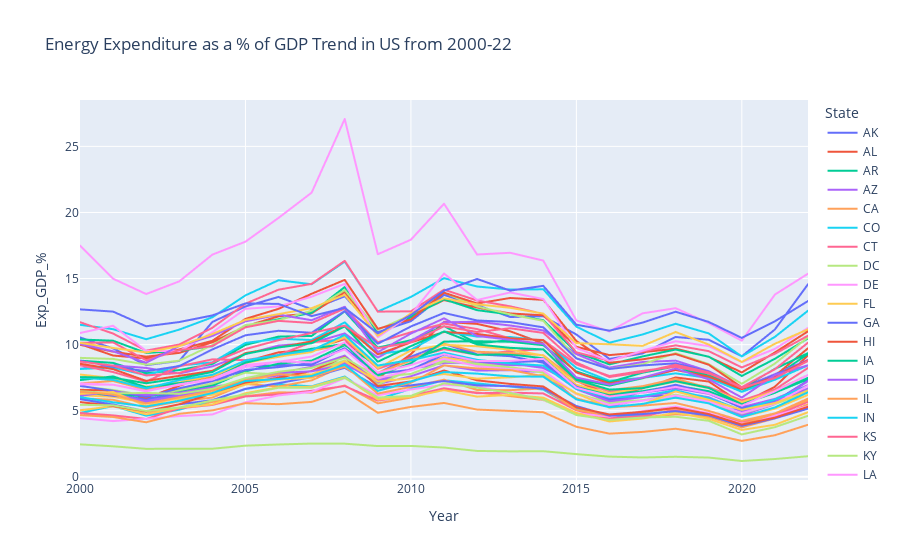

Here is the notebook cell this chart was saved with:
### Markdown cell above
The share of US GDP allocated to energy expenditure has been decreasing since 2011. This trend may be attributed to factors such as increased energy efficiency and a shift towards natural gas. However, a recent upward trend is evident from 2020, which is surprising given the growing adoption of renewable energy technologies and their increasing cost effectiveness.

### Code cell
merged_exp_data_noUS=merged_exp_data[merged_exp_data["State"]!="US"]
fig_all = px.line(
    merged_exp_data_noUS, 
    x='Year', 
    y='Exp_GDP_%', 
    color='State',  # Group by 'State' with different colors for each state
    title='Energy Expenditure as a % of GDP Trend in US from 2000-22'
)
fig_all.show()

### Figure 1 — Plotly figure (JSON) as saved in the notebook; plotly's stock layout.template omitted (floating-point values rounded to 4 significant figures)
{"data": [{"hovertemplate": "State=AK<br>Year=%{x}<br>Exp_GDP_%=%{y}<extra></extra>", "legendgroup": "AK", "line": {"color": "#636efa", "dash": "solid"}, "marker": {"symbol": "circle"}, "mode": "lines", "name": "AK", "showlegend": true, "type": "scattergl", "x": [2000, 2001, 2002, 2003, 2004, 2005, 2006, 2007, 2008, 2009, 2010, 2011, 2012, 2013, 2014, 2015, 2016, 2017, 2018, 2019, 2020, 2021, 2022], "xaxis": "x", "y": [10.55, 9.72, 8.45, 8.77, 11.72, 12.89, 13.61, 12.68, 13.66, 10.94, 11.78, 13.76, 12.99, 12.09, 12.15, 10.77, 8.92, 9.33, 10.58, 10.37, 9.12, 11.15, 14.57], "yaxis": "y"}, {"hovertemplate": "State=AL<br>Year=%{x}<br>Exp_GDP_%=%{y}<extra></extra>", "legendgroup": "AL", "line": {"color": "#EF553B", "dash": "solid"}, "marker": {"symbol": "circle"}, "mode": "lines", "name": "AL", "showlegend": true, "type": "scattergl", "x": [2000, 2001, 2002, 2003, 2004, 2005, 2006, 2007, 2008, 2009, 2010, 2011, 2012, 2013, 2014, 2015, 2016, 2017, 2018, 2019, 2020, 2021, 2022], "xaxis": "x", "y": [9.99, 9.47, 9.09, 9.38, 10.18, 11.4, 12.14, 12.37, 13.98, 10.82, 12.18, 13.37, 12.81, 12.36, 12.22, 9.84, 9.21, 9.43, 9.7, 9.08, 7.9, 9.41, 11.01], "yaxis": "y"}, {"hovertemplate": "State=AR<br>Year=%{x}<br>Exp_GDP_%=%{y}<extra></extra>", "legendgroup": "AR", "line": {"color": "#00cc96", "dash": "solid"}, "marker": {"symbol": "circle"}, "mode": "lines", "name": "AR", "showlegend": true, "type": "scattergl", "x": [2000, 2001, 2002, 2003, 2004, 2005, 2006, 2007, 2008, 2009, 2010, 2011, 2012, 2013, 2014, 2015, 2016, 2017, 2018, 2019, 2020, 2021, 2022], "xaxis": "x", "y": [10.39, 10.3, 9.37, 9.54, 9.88, 11.43, 11.92, 12.41, 14.36, 10.81, 12.1, 13.43, 12.61, 12.28, 11.85, 9.42, 8.51, 9.11, 9.63, 9.09, 7.63, 8.93, 10.48], "yaxis": "y"}, {"hovertemplate": "State=AZ<br>Year=%{x}<br>Exp_GDP_%=%{y}<extra></extra>", "legendgroup": "AZ", "line": {"color": "#ab63fa", "dash": "solid"}, "marker": {"symbol": "circle"}, "mode": "lines", "name": "AZ", "showlegend": true, "type": "scattergl", "x": [2000, 2001, 2002, 2003, 2004, 2005, 2006, 2007, 2008, 2009, 2010, 2011, 2012, 2013, 2014, 2015, 2016, 2017, 2018, 2019, 2020, 2021, 2022], "xaxis": "x", "y": [6.41, 6.17, 5.78, 6.14, 6.68, 7.31, 7.67, 7.71, 8.58, 7.13, 8.11, 9.04, 8.77, 8.58, 8.24, 6.94, 6.24, 6.37, 6.7, 6.28, 5.27, 5.9, 6.93], "yaxis": "y"}, {"hovertemplate": "State=CA<br>Year=%{x}<br>Exp_GDP_%=%{y}<extra></extra>", "legendgroup": "CA", "line": {"color": "#FFA15A", "dash": "solid"}, "marker": {"symbol": "circle"}, "mode": "lines", "name": "CA", "showlegend": true, "type": "scattergl", "x": [2000, 2001, 2002, 2003, 2004, 2005, 2006, 2007, 2008, 2009, 2010, 2011, 2012, 2013, 2014, 2015, 2016, 2017, 2018, 2019, 2020, 2021, 2022], "xaxis": "x", "y": [5.04, 5.32, 4.91, 5.22, 5.67, 6.1, 6.39, 6.37, 6.91, 5.56, 6, 6.62, 6.38, 6.11, 5.81, 4.83, 4.3, 4.5, 4.74, 4.55, 3.74, 4.42, 5.49], "yaxis": "y"}, {"hovertemplate": "State=CO<br>Year=%{x}<br>Exp_GDP_%=%{y}<extra></extra>", "legendgroup": "CO", "line": {"color": "#19d3f3", "dash": "solid"}, "marker": {"symbol": "circle"}, "mode": "lines", "name": "CO", "showlegend": true, "type": "scattergl", "x": [2000, 2001, 2002, 2003, 2004, 2005, 2006, 2007, 2008, 2009, 2010, 2011, 2012, 2013, 2014, 2015, 2016, 2017, 2018, 2019, 2020, 2021, 2022], "xaxis": "x", "y": [4.83, 5.36, 4.63, 5.08, 5.8, 6.64, 7, 6.85, 7.59, 5.87, 6.65, 7.31, 7.07, 6.83, 6.61, 5.11, 4.57, 4.73, 5, 4.71, 3.88, 4.61, 5.77], "yaxis": "y"}, {"hovertemplate": "State=CT<br>Year=%{x}<br>Exp_GDP_%=%{y}<extra></extra>", "legendgroup": "CT", "line": {"color": "#FF6692", "dash": "solid"}, "marker": {"symbol": "circle"}, "mode": "lines", "name": "CT", "showlegend": true, "type": "scattergl", "x": [2000, 2001, 2002, 2003, 2004, 2005, 2006, 2007, 2008, 2009, 2010, 2011, 2012, 2013, 2014, 2015, 2016, 2017, 2018, 2019, 2020, 2021, 2022], "xaxis": "x", "y": [4.83, 4.65, 4.38, 5.19, 5.44, 6.08, 6.24, 6.51, 6.87, 5.77, 6.12, 6.7, 6.33, 6.37, 6.31, 5.04, 4.44, 4.59, 5.07, 4.76, 4.18, 4.63, 5.68], "yaxis": "y"}, {"hovertemplate": "State=DC<br>Year=%{x}<br>Exp_GDP_%=%{y}<extra></extra>", "legendgroup": "DC", "line": {"color": "#B6E880", "dash": "solid"}, "marker": {"symbol": "circle"}, "mode": "lines", "name": "DC", "showlegend": true, "type": "scattergl", "x": [2000, 2001, 2002, 2003, 2004, 2005, 2006, 2007, 2008, 2009, 2010, 2011, 2012, 2013, 2014, 2015, 2016, 2017, 2018, 2019, 2020, 2021, 2022], "xaxis": "x", "y": [2.46, 2.31, 2.12, 2.13, 2.13, 2.36, 2.45, 2.52, 2.51, 2.33, 2.34, 2.22, 1.96, 1.93, 1.94, 1.72, 1.53, 1.47, 1.52, 1.46, 1.2, 1.35, 1.56], "yaxis": "y"}, {"hovertemplate": "State=DE<br>Year=%{x}<br>Exp_GDP_%=%{y}<extra></extra>", "legendgroup": "DE", "line": {"color": "#FF97FF", "dash": "solid"}, "marker": {"symbol": "circle"}, "mode": "lines", "name": "DE", "showlegend": true, "type": "scattergl", "x": [2000, 2001, 2002, 2003, 2004, 2005, 2006, 2007, 2008, 2009, 2010, 2011, 2012, 2013, 2014, 2015, 2016, 2017, 2018, 2019, 2020, 2021, 2022], "xaxis": "x", "y": [4.44, 4.22, 4.39, 4.6, 4.72, 5.64, 6.16, 6.43, 7.47, 6.17, 6.61, 6.97, 6.82, 6.41, 5.82, 4.82, 4.55, 4.97, 5.32, 4.82, 4.01, 4.64, 5.34], "yaxis": "y"}, {"hovertemplate": "State=FL<br>Year=%{x}<br>Exp_GDP_%=%{y}<extra></extra>", "legendgroup": "FL", "line": {"color": "#FECB52", "dash": "solid"}, "marker": {"symbol": "circle"}, "mode": "lines", "name": "FL", "showlegend": true, "type": "scattergl", "x": [2000, 2001, 2002, 2003, 2004, 2005, 2006, 2007, 2008, 2009, 2010, 2011, 2012, 2013, 2014, 2015, 2016, 2017, 2018, 2019, 2020, 2021, 2022], "xaxis": "x", "y": [6.17, 6.06, 5.59, 5.91, 6.36, 7.09, 7.84, 7.74, 8.79, 7.37, 8.07, 9.02, 8.66, 8.29, 7.97, 6.28, 5.54, 5.8, 6.06, 5.56, 4.52, 5.16, 6.2], "yaxis": "y"}, {"hovertemplate": "State=GA<br>Year=%{x}<br>Exp_GDP_%=%{y}<extra></extra>", "legendgroup": "GA", "line": {"color": "#636efa", "dash": "solid"}, "marker": {"symbol": "circle"}, "mode": "lines", "name": "GA", "showlegend": true, "type": "scattergl", "x": [2000, 2001, 2002, 2003, 2004, 2005, 2006, 2007, 2008, 2009, 2010, 2011, 2012, 2013, 2014, 2015, 2016, 2017, 2018, 2019, 2020, 2021, 2022], "xaxis": "x", "y": [6.44, 6.13, 5.9, 6.31, 7, 8.33, 8.45, 8.46, 9.73, 7.84, 9.09, 10.06, 9.27, 9.13, 8.63, 6.65, 5.83, 6.09, 6.15, 5.66, 4.87, 5.5, 6.64], "yaxis": "y"}, {"hovertemplate": "State=HI<br>Year=%{x}<br>Exp_GDP_%=%{y}<extra></extra>", "legendgroup": "HI", "line": {"color": "#EF553B", "dash": "solid"}, "marker": {"symbol": "circle"}, "mode": "lines", "name": "HI", "showlegend": true, "type": "scattergl", "x": [2000, 2001, 2002, 2003, 2004, 2005, 2006, 2007, 2008, 2009, 2010, 2011, 2012, 2013, 2014, 2015, 2016, 2017, 2018, 2019, 2020, 2021, 2022], "xaxis": "x", "y": [6.58, 6.54, 5.98, 6.89, 7.65, 8.73, 9.42, 9.64, 10.42, 7.45, 9.29, 11.73, 11.57, 11.01, 10.09, 7.26, 6.19, 6.69, 7.52, 7.21, 5.55, 6.82, 9.19], "yaxis": "y"}, {"hovertemplate": "State=IA<br>Year=%{x}<br>Exp_GDP_%=%{y}<extra></extra>", "legendgroup": "IA", "line": {"color": "#00cc96", "dash": "solid"}, "marker": {"symbol": "circle"}, "mode": "lines", "name": "IA", "showlegend": true, "type": "scattergl", "x": [2000, 2001, 2002, 2003, 2004, 2005, 2006, 2007, 2008, 2009, 2010, 2011, 2012, 2013, 2014, 2015, 2016, 2017, 2018, 2019, 2020, 2021, 2022], "xaxis": "x", "y": [8.79, 8.62, 7.84, 8.08, 8.54, 9.98, 10.61, 10.66, 12.52, 9.77, 10.34, 11.4, 10.1, 10.34, 10.05, 7.39, 6.9, 7.46, 8.13, 7.65, 6.44, 7.58, 9.3], "yaxis": "y"}, {"hovertemplate": "State=ID<br>Year=%{x}<br>Exp_GDP_%=%{y}<extra></extra>", "legendgroup": "ID", "line": {"color": "#ab63fa", "dash": "solid"}, "marker": {"symbol": "circle"}, "mode": "lines", "name": "ID", "showlegend": true, "type": "scattergl", "x": [2000, 2001, 2002, 2003, 2004, 2005, 2006, 2007, 2008, 2009, 2010, 2011, 2012, 2013, 2014, 2015, 2016, 2017, 2018, 2019, 2020, 2021, 2022], "xaxis": "x", "y": [8.18, 8.43, 8.24, 7.82, 8.36, 9.28, 9.93, 10.12, 10.85, 9.03, 10.3, 11.69, 11.73, 11.45, 11.08, 9.28, 8.26, 8.69, 8.79, 7.99, 6.74, 7.77, 8.85], "yaxis": "y"}, {"hovertemplate": "State=IL<br>Year=%{x}<br>Exp_GDP_%=%{y}<extra></extra>", "legendgroup": "IL", "line": {"color": "#FFA15A", "dash": "solid"}, "marker": {"symbol": "circle"}, "mode": "lines", "name": "IL", "showlegend": true, "type": "scattergl", "x": [2000, 2001, 2002, 2003, 2004, 2005, 2006, 2007, 2008, 2009, 2010, 2011, 2012, 2013, 2014, 2015, 2016, 2017, 2018, 2019, 2020, 2021, 2022], "xaxis": "x", "y": [5.94, 5.83, 5.25, 5.71, 6, 7.03, 6.83, 7.3, 8.43, 6.3, 6.81, 7.35, 6.57, 6.56, 6.69, 5.07, 4.62, 4.9, 5.18, 4.75, 3.97, 4.79, 5.92], "yaxis": "y"}, {"hovertemplate": "State=IN<br>Year=%{x}<br>Exp_GDP_%=%{y}<extra></extra>", "legendgroup": "IN", "line": {"color": "#19d3f3", "dash": "solid"}, "marker": {"symbol": "circle"}, "mode": "lines", "name": "IN", "showlegend": true, "type": "scattergl", "x": [2000, 2001, 2002, 2003, 2004, 2005, 2006, 2007, 2008, 2009, 2010, 2011, 2012, 2013, 2014, 2015, 2016, 2017, 2018, 2019, 2020, 2021, 2022], "xaxis": "x", "y": [8.16, 8.27, 7.69, 8.41, 8.66, 10.13, 10.45, 10.35, 11.69, 9.29, 9.61, 11, 10.61, 10.58, 10.31, 8.25, 7.27, 7.49, 7.83, 7.48, 6.43, 7.35, 8.43], "yaxis": "y"}, {"hovertemplate": "State=KS<br>Year=%{x}<br>Exp_GDP_%=%{y}<extra></extra>", "legendgroup": "KS", "line": {"color": "#FF6692", "dash": "solid"}, "marker": {"symbol": "circle"}, "mode": "lines", "name": "KS", "showlegend": true, "type": "scattergl", "x": [2000, 2001, 2002, 2003, 2004, 2005, 2006, 2007, 2008, 2009, 2010, 2011, 2012, 2013, 2014, 2015, 2016, 2017, 2018, 2019, 2020, 2021, 2022], "xaxis": "x", "y": [8.44, 7.93, 7.21, 8.36, 8.89, 8.83, 9.23, 10.18, 10.42, 8.18, 8.99, 9.66, 9.24, 9.51, 9.65, 7.22, 6.49, 6.73, 7.26, 6.79, 5.78, 6.61, 8.24], "yaxis": "y"}, {"hovertemplate": "State=KY<br>Year=%{x}<br>Exp_GDP_%=%{y}<extra></extra>", "legendgroup": "KY", "line": {"color": "#B6E880", "dash": "solid"}, "marker": {"symbol": "circle"}, "mode": "lines", "name": "KY", "showlegend": true, "type": "scattergl", "x": [2000, 2001, 2002, 2003, 2004, 2005, 2006, 2007, 2008, 2009, 2010, 2011, 2012, 2013, 2014, 2015, 2016, 2017, 2018, 2019, 2020, 2021, 2022], "xaxis": "x", "y": [9, 8.92, 8.49, 8.79, 9.97, 11.48, 11.85, 12.57, 14.13, 11.12, 12.25, 13.94, 12.89, 12.29, 11.8, 8.98, 8.17, 8.52, 9.36, 8.53, 7.04, 8.57, 10.56], "yaxis": "y"}, {"hovertemplate": "State=LA<br>Year=%{x}<br>Exp_GDP_%=%{y}<extra></extra>", "legendgroup": "LA", "line": {"color": "#FF97FF", "dash": "solid"}, "marker": {"symbol": "circle"}, "mode": "lines", "name": "LA", "showlegend": true, "type": "scattergl", "x": [2000, 2001, 2002, 2003, 2004, 2005, 2006, 2007, 2008, 2009, 2010, 2011, 2012, 2013, 2014, 2015, 2016, 2017, 2018, 2019, 2020, 2021, 2022], "xaxis": "x", "y": [17.49, 14.99, 13.83, 14.79, 16.81, 17.79, 19.59, 21.5, 27.07, 16.84, 17.94, 20.66, 16.82, 16.95, 16.36, 11.83, 11, 12.37, 12.76, 11.63, 10.3, 13.79, 15.37], "yaxis": "y"}, {"hovertemplate": "State=MA<br>Year=%{x}<br>Exp_GDP_%=%{y}<extra></extra>", "legendgroup": "MA", "line": {"color": "#FECB52", "dash": "solid"}, "marker": {"symbol": "circle"}, "mode": "lines", "name": "MA", "showlegend": true, "type": "scattergl", "x": [2000, 2001, 2002, 2003, 2004, 2005, 2006, 2007, 2008, 2009, 2010, 2011, 2012, 2013, 2014, 2015, 2016, 2017, 2018, 2019, 2020, 2021, 2022], "xaxis": "x", "y": [5.02, 5.36, 4.73, 5.23, 5.48, 6.33, 6.78, 6.82, 7.53, 5.84, 6.05, 6.56, 6.07, 6.2, 5.99, 4.84, 4.19, 4.41, 4.85, 4.39, 3.55, 3.94, 4.89], "yaxis": "y"}, {"hovertemplate": "State=MD<br>Year=%{x}<br>Exp_GDP_%=%{y}<extra></extra>", "legendgroup": "MD", "line": {"color": "#636efa", "dash": "solid"}, "marker": {"symbol": "circle"}, "mode": "lines", "name": "MD", "showlegend": true, "type": "scattergl", "x": [2000, 2001, 2002, 2003, 2004, 2005, 2006, 2007, 2008, 2009, 2010, 2011, 2012, 2013, 2014, 2015, 2016, 2017, 2018, 2019, 2020, 2021, 2022], "xaxis": "x", "y": [5.88, 5.47, 4.97, 5.49, 5.8, 6.66, 7.09, 7.54, 8.25, 6.75, 6.92, 7.25, 6.92, 6.86, 6.68, 5.36, 4.63, 4.75, 4.97, 4.65, 3.86, 4.43, 5.16], "yaxis": "y"}, {"hovertemplate": "State=ME<br>Year=%{x}<br>Exp_GDP_%=%{y}<extra></extra>", "legendgroup": "ME", "line": {"color": "#EF553B", "dash": "solid"}, "marker": {"symbol": "circle"}, "mode": "lines", "name": "ME", "showlegend": true, "type": "scattergl", "x": [2000, 2001, 2002, 2003, 2004, 2005, 2006, 2007, 2008, 2009, 2010, 2011, 2012, 2013, 2014, 2015, 2016, 2017, 2018, 2019, 2020, 2021, 2022], "xaxis": "x", "y": [10.04, 9.18, 8.96, 9.64, 10.29, 11.95, 12.71, 13.85, 14.9, 11.2, 11.91, 13.93, 13.12, 13.53, 13.39, 10.28, 8.63, 8.89, 9.29, 8.48, 6.77, 7.64, 9.73], "yaxis": "y"}, {"hovertemplate": "State=MI<br>Year=%{x}<br>Exp_GDP_%=%{y}<extra></extra>", "legendgroup": "MI", "line": {"color": "#00cc96", "dash": "solid"}, "marker": {"symbol": "circle"}, "mode": "lines", "name": "MI", "showlegend": true, "type": "scattergl", "x": [2000, 2001, 2002, 2003, 2004, 2005, 2006, 2007, 2008, 2009, 2010, 2011, 2012, 2013, 2014, 2015, 2016, 2017, 2018, 2019, 2020, 2021, 2022], "xaxis": "x", "y": [6.31, 6.24, 6.09, 6.41, 6.89, 7.98, 8.56, 8.79, 9.96, 8.42, 8.85, 9.77, 9.23, 9.27, 8.97, 6.89, 6.26, 6.48, 6.91, 6.48, 5.49, 6.37, 7.39], "yaxis": "y"}, {"hovertemplate": "State=MN<br>Year=%{x}<br>Exp_GDP_%=%{y}<extra></extra>", "legendgroup": "MN", "line": {"color": "#ab63fa", "dash": "solid"}, "marker": {"symbol": "circle"}, "mode": "lines", "name": "MN", "showlegend": true, "type": "scattergl", "x": [2000, 2001, 2002, 2003, 2004, 2005, 2006, 2007, 2008, 2009, 2010, 2011, 2012, 2013, 2014, 2015, 2016, 2017, 2018, 2019, 2020, 2021, 2022], "xaxis": "x", "y": [6.35, 6.31, 5.71, 6.17, 6.54, 7.46, 7.86, 8.33, 9.17, 7.02, 7.61, 8.44, 8.04, 8.07, 7.92, 5.87, 5.39, 5.79, 6.12, 5.73, 4.66, 5.49, 6.69], "yaxis": "y"}, {"hovertemplate": "State=MO<br>Year=%{x}<br>Exp_GDP_%=%{y}<extra></extra>", "legendgroup": "MO", "line": {"color": "#FFA15A", "dash": "solid"}, "marker": {"symbol": "circle"}, "mode": "lines", "name": "MO", "showlegend": true, "type": "scattergl", "x": [2000, 2001, 2002, 2003, 2004, 2005, 2006, 2007, 2008, 2009, 2010, 2011, 2012, 2013, 2014, 2015, 2016, 2017, 2018, 2019, 2020, 2021, 2022], "xaxis": "x", "y": [7.07, 7.25, 6.6, 7.01, 7.48, 8.65, 9.08, 9.52, 10.04, 7.88, 8.79, 10.07, 9.46, 9.38, 9.2, 7.24, 6.56, 6.86, 7.42, 6.73, 5.64, 6.51, 7.71], "yaxis": "y"}, {"hovertemplate": "State=MS<br>Year=%{x}<br>Exp_GDP_%=%{y}<extra></extra>", "legendgroup": "MS", "line": {"color": "#19d3f3", "dash": "solid"}, "marker": {"symbol": "circle"}, "mode": "lines", "name": "MS", "showlegend": true, "type": "scattergl", "x": [2000, 2001, 2002, 2003, 2004, 2005, 2006, 2007, 2008, 2009, 2010, 2011, 2012, 2013, 2014, 2015, 2016, 2017, 2018, 2019, 2020, 2021, 2022], "xaxis": "x", "y": [11.5, 11.17, 10.41, 11.14, 12.07, 13.73, 14.87, 14.57, 16.28, 12.51, 13.61, 15.03, 14.4, 14.17, 14.19, 11.36, 10.15, 10.77, 11.58, 10.85, 9.11, 10.59, 12.57], "yaxis": "y"}, {"hovertemplate": "State=MT<br>Year=%{x}<br>Exp_GDP_%=%{y}<extra></extra>", "legendgroup": "MT", "line": {"color": "#FF6692", "dash": "solid"}, "marker": {"symbol": "circle"}, "mode": "lines", "name": "MT", "showlegend": true, "type": "scattergl", "x": [2000, 2001, 2002, 2003, 2004, 2005, 2006, 2007, 2008, 2009, 2010, 2011, 2012, 2013, 2014, 2015, 2016, 2017, 2018, 2019, 2020, 2021, 2022], "xaxis": "x", "y": [11.7, 10.84, 9.55, 10.01, 11.28, 13.1, 14.16, 14.6, 16.34, 12.5, 12.52, 14.16, 13.34, 12.9, 12.33, 9.42, 8.78, 9.48, 9.95, 9.51, 8.28, 9.31, 10.68], "yaxis": "y"}, {"hovertemplate": "State=NC<br>Year=%{x}<br>Exp_GDP_%=%{y}<extra></extra>", "legendgroup": "NC", "line": {"color": "#B6E880", "dash": "solid"}, "marker": {"symbol": "circle"}, "mode": "lines", "name": "NC", "showlegend": true, "type": "scattergl", "x": [2000, 2001, 2002, 2003, 2004, 2005, 2006, 2007, 2008, 2009, 2010, 2011, 2012, 2013, 2014, 2015, 2016, 2017, 2018, 2019, 2020, 2021, 2022], "xaxis": "x", "y": [6.87, 6.57, 6.16, 6.55, 7.06, 7.88, 7.75, 8.01, 8.81, 6.97, 8.12, 8.8, 8.43, 8.26, 7.97, 6.25, 5.67, 5.79, 6.21, 5.77, 4.79, 5.5, 6.43], "yaxis": "y"}, {"hovertemplate": "State=ND<br>Year=%{x}<br>Exp_GDP_%=%{y}<extra></extra>", "legendgroup": "ND", "line": {"color": "#FF97FF", "dash": "solid"}, "marker": {"symbol": "circle"}, "mode": "lines", "name": "ND", "showlegend": true, "type": "scattergl", "x": [2000, 2001, 2002, 2003, 2004, 2005, 2006, 2007, 2008, 2009, 2010, 2011, 2012, 2013, 2014, 2015, 2016, 2017, 2018, 2019, 2020, 2021, 2022], "xaxis": "x", "y": [10.88, 11.43, 9.53, 9.51, 10.93, 12.71, 12.89, 13.63, 14.6, 10.56, 12.27, 15.38, 13.38, 13.95, 13.45, 9.75, 8.77, 9.54, 10.26, 9.89, 8.68, 9.68, 11.27], "yaxis": "y"}, {"hovertemplate": "State=NE<br>Year=%{x}<br>Exp_GDP_%=%{y}<extra></extra>", "legendgroup": "NE", "line": {"color": "#FECB52", "dash": "solid"}, "marker": {"symbol": "circle"}, "mode": "lines", "name": "NE", "showlegend": true, "type": "scattergl", "x": [2000, 2001, 2002, 2003, 2004, 2005, 2006, 2007, 2008, 2009, 2010, 2011, 2012, 2013, 2014, 2015, 2016, 2017, 2018, 2019, 2020, 2021, 2022], "xaxis": "x", "y": [7.74, 7.47, 6.82, 7.14, 7.67, 8.61, 9.1, 9.44, 10.57, 8.23, 9.56, 9.99, 9.88, 9.62, 9.18, 6.96, 6.33, 6.71, 7.21, 6.71, 5.66, 6.46, 7.71], "yaxis": "y"}, {"hovertemplate": "State=NH<br>Year=%{x}<br>Exp_GDP_%=%{y}<extra></extra>", "legendgroup": "NH", "line": {"color": "#636efa", "dash": "solid"}, "marker": {"symbol": "circle"}, "mode": "lines", "name": "NH", "showlegend": true, "type": "scattergl", "x": [2000, 2001, 2002, 2003, 2004, 2005, 2006, 2007, 2008, 2009, 2010, 2011, 2012, 2013, 2014, 2015, 2016, 2017, 2018, 2019, 2020, 2021, 2022], "xaxis": "x", "y": [6.88, 6.51, 6.05, 6.7, 7.24, 8.09, 8.3, 8.61, 9.73, 7.78, 8.11, 9.26, 8.75, 8.67, 8.77, 6.83, 5.92, 6.39, 6.97, 6.34, 5.21, 5.72, 7.28], "yaxis": "y"}, {"hovertemplate": "State=NJ<br>Year=%{x}<br>Exp_GDP_%=%{y}<extra></extra>", "legendgroup": "NJ", "line": {"color": "#EF553B", "dash": "solid"}, "marker": {"symbol": "circle"}, "mode": "lines", "name": "NJ", "showlegend": true, "type": "scattergl", "x": [2000, 2001, 2002, 2003, 2004, 2005, 2006, 2007, 2008, 2009, 2010, 2011, 2012, 2013, 2014, 2015, 2016, 2017, 2018, 2019, 2020, 2021, 2022], "xaxis": "x", "y": [5.66, 5.36, 4.96, 5.49, 6.3, 7.1, 7.5, 8.01, 9.06, 6.87, 7.22, 8.05, 7.3, 7.03, 6.84, 5.26, 4.72, 4.92, 5.22, 4.75, 3.95, 4.48, 5.3], "yaxis": "y"}, {"hovertemplate": "State=NM<br>Year=%{x}<br>Exp_GDP_%=%{y}<extra></extra>", "legendgroup": "NM", "line": {"color": "#00cc96", "dash": "solid"}, "marker": {"symbol": "circle"}, "mode": "lines", "name": "NM", "showlegend": true, "type": "scattergl", "x": [2000, 2001, 2002, 2003, 2004, 2005, 2006, 2007, 2008, 2009, 2010, 2011, 2012, 2013, 2014, 2015, 2016, 2017, 2018, 2019, 2020, 2021, 2022], "xaxis": "x", "y": [7.32, 7.6, 6.77, 7.09, 7.37, 8.64, 9.21, 9.69, 10.06, 7.66, 8.6, 10.23, 10.26, 10.22, 9.96, 7.97, 7.16, 7.88, 8.35, 7.65, 6.71, 8.17, 9.36], "yaxis": "y"}, {"hovertemplate": "State=NV<br>Year=%{x}<br>Exp_GDP_%=%{y}<extra></extra>", "legendgroup": "NV", "line": {"color": "#ab63fa", "dash": "solid"}, "marker": {"symbol": "circle"}, "mode": "lines", "name": "NV", "showlegend": true, "type": "scattergl", "x": [2000, 2001, 2002, 2003, 2004, 2005, 2006, 2007, 2008, 2009, 2010, 2011, 2012, 2013, 2014, 2015, 2016, 2017, 2018, 2019, 2020, 2021, 2022], "xaxis": "x", "y": [6.13, 6.46, 6.2, 6.36, 6.78, 7.25, 7.87, 7.98, 8.51, 7.26, 8.16, 8.62, 8.62, 8.46, 8.41, 6.63, 5.71, 6.04, 6.46, 6.02, 4.99, 5.64, 7.24], "yaxis": "y"}, {"hovertemplate": "State=NY<br>Year=%{x}<br>Exp_GDP_%=%{y}<extra></extra>", "legendgroup": "NY", "line": {"color": "#FFA15A", "dash": "solid"}, "marker": {"symbol": "circle"}, "mode": "lines", "name": "NY", "showlegend": true, "type": "scattergl", "x": [2000, 2001, 2002, 2003, 2004, 2005, 2006, 2007, 2008, 2009, 2010, 2011, 2012, 2013, 2014, 2015, 2016, 2017, 2018, 2019, 2020, 2021, 2022], "xaxis": "x", "y": [4.67, 4.53, 4.13, 4.77, 5.03, 5.57, 5.5, 5.67, 6.47, 4.85, 5.29, 5.59, 5.09, 4.99, 4.89, 3.79, 3.27, 3.4, 3.64, 3.27, 2.72, 3.15, 3.94], "yaxis": "y"}, {"hovertemplate": "State=OH<br>Year=%{x}<br>Exp_GDP_%=%{y}<extra></extra>", "legendgroup": "OH", "line": {"color": "#19d3f3", "dash": "solid"}, "marker": {"symbol": "circle"}, "mode": "lines", "name": "OH", "showlegend": true, "type": "scattergl", "x": [2000, 2001, 2002, 2003, 2004, 2005, 2006, 2007, 2008, 2009, 2010, 2011, 2012, 2013, 2014, 2015, 2016, 2017, 2018, 2019, 2020, 2021, 2022], "xaxis": "x", "y": [7.5, 7.34, 6.69, 7.32, 7.72, 8.8, 9.22, 9.57, 10.73, 8.42, 8.82, 9.4, 8.85, 8.58, 8.42, 6.65, 6, 6.13, 6.55, 5.96, 5.05, 5.85, 6.88], "yaxis": "y"}, {"hovertemplate": "State=OK<br>Year=%{x}<br>Exp_GDP_%=%{y}<extra></extra>", "legendgroup": "OK", "line": {"color": "#FF6692", "dash": "solid"}, "marker": {"symbol": "circle"}, "mode": "lines", "name": "OK", "showlegend": true, "type": "scattergl", "x": [2000, 2001, 2002, 2003, 2004, 2005, 2006, 2007, 2008, 2009, 2010, 2011, 2012, 2013, 2014, 2015, 2016, 2017, 2018, 2019, 2020, 2021, 2022], "xaxis": "x", "y": [10.14, 10.17, 8.82, 9.58, 9.9, 11.31, 11.8, 11.64, 12.73, 10.18, 10.94, 11.59, 11.18, 10.48, 10.35, 8.51, 7.63, 8.02, 8.33, 7.82, 6.79, 8.14, 10.15], "yaxis": "y"}, {"hovertemplate": "State=OR<br>Year=%{x}<br>Exp_GDP_%=%{y}<extra></extra>", "legendgroup": "OR", "line": {"color": "#B6E880", "dash": "solid"}, "marker": {"symbol": "circle"}, "mode": "lines", "name": "OR", "showlegend": true, "type": "scattergl", "x": [2000, 2001, 2002, 2003, 2004, 2005, 2006, 2007, 2008, 2009, 2010, 2011, 2012, 2013, 2014, 2015, 2016, 2017, 2018, 2019, 2020, 2021, 2022], "xaxis": "x", "y": [6.48, 6.31, 6.35, 6.28, 6.66, 7.47, 7.95, 8.24, 9.01, 7.55, 7.79, 8.72, 8.57, 8.29, 7.88, 6.32, 5.57, 5.8, 5.97, 5.67, 4.79, 5.5, 6.55], "yaxis": "y"}, {"hovertemplate": "State=PA<br>Year=%{x}<br>Exp_GDP_%=%{y}<extra></extra>", "legendgroup": "PA", "line": {"color": "#FF97FF", "dash": "solid"}, "marker": {"symbol": "circle"}, "mode": "lines", "name": "PA", "showlegend": true, "type": "scattergl", "x": [2000, 2001, 2002, 2003, 2004, 2005, 2006, 2007, 2008, 2009, 2010, 2011, 2012, 2013, 2014, 2015, 2016, 2017, 2018, 2019, 2020, 2021, 2022], "xaxis": "x", "y": [7.07, 6.97, 6.5, 6.96, 7.36, 8.3, 8.73, 8.66, 9.64, 7.46, 8.05, 8.93, 8.37, 8.15, 8.04, 6.27, 5.44, 5.76, 6.15, 5.7, 4.83, 5.53, 6.9], "yaxis": "y"}, {"hovertemplate": "State=RI<br>Year=%{x}<br>Exp_GDP_%=%{y}<extra></extra>", "legendgroup": "RI", "line": {"color": "#FECB52", "dash": "solid"}, "marker": {"symbol": "circle"}, "mode": "lines", "name": "RI", "showlegend": true, "type": "scattergl", "x": [2000, 2001, 2002, 2003, 2004, 2005, 2006, 2007, 2008, 2009, 2010, 2011, 2012, 2013, 2014, 2015, 2016, 2017, 2018, 2019, 2020, 2021, 2022], "xaxis": "x", "y": [6.27, 6.42, 5.36, 6.03, 6.2, 6.98, 7.37, 7.49, 8.75, 7.21, 7.46, 7.78, 7.43, 7.53, 7.72, 6.32, 5.23, 5.47, 6.46, 5.83, 5.07, 5.58, 6.49], "yaxis": "y"}, {"hovertemplate": "State=SC<br>Year=%{x}<br>Exp_GDP_%=%{y}<extra></extra>", "legendgroup": "SC", "line": {"color": "#636efa", "dash": "solid"}, "marker": {"symbol": "circle"}, "mode": "lines", "name": "SC", "showlegend": true, "type": "scattergl", "x": [2000, 2001, 2002, 2003, 2004, 2005, 2006, 2007, 2008, 2009, 2010, 2011, 2012, 2013, 2014, 2015, 2016, 2017, 2018, 2019, 2020, 2021, 2022], "xaxis": "x", "y": [8.79, 8.33, 7.99, 8.38, 9.64, 10.71, 11.05, 10.9, 12.54, 10.07, 11.38, 12.4, 11.83, 11.71, 11.31, 8.96, 8.16, 8.43, 8.59, 7.95, 6.68, 7.72, 8.8], "yaxis": "y"}, {"hovertemplate": "State=SD<br>Year=%{x}<br>Exp_GDP_%=%{y}<extra></extra>", "legendgroup": "SD", "line": {"color": "#EF553B", "dash": "solid"}, "marker": {"symbol": "circle"}, "mode": "lines", "name": "SD", "showlegend": true, "type": "scattergl", "x": [2000, 2001, 2002, 2003, 2004, 2005, 2006, 2007, 2008, 2009, 2010, 2011, 2012, 2013, 2014, 2015, 2016, 2017, 2018, 2019, 2020, 2021, 2022], "xaxis": "x", "y": [8.56, 8.15, 7.26, 7.64, 8.02, 9.36, 9.79, 10.25, 11.43, 9.27, 10.17, 10.96, 10.81, 10.48, 10.34, 7.9, 7.07, 7.49, 8.09, 7.58, 6.63, 7.6, 8.81], "yaxis": "y"}, {"hovertemplate": "State=TN<br>Year=%{x}<br>Exp_GDP_%=%{y}<extra></extra>", "legendgroup": "TN", "line": {"color": "#00cc96", "dash": "solid"}, "marker": {"symbol": "circle"}, "mode": "lines", "name": "TN", "showlegend": true, "type": "scattergl", "x": [2000, 2001, 2002, 2003, 2004, 2005, 2006, 2007, 2008, 2009, 2010, 2011, 2012, 2013, 2014, 2015, 2016, 2017, 2018, 2019, 2020, 2021, 2022], "xaxis": "x", "y": [7.55, 7.5, 7.08, 7.45, 7.93, 9.3, 9.79, 10.11, 11.38, 8.71, 9.89, 11, 10.02, 9.76, 9.64, 7.34, 6.6, 6.71, 7.24, 6.73, 5.49, 6.36, 7.49], "yaxis": "y"}, {"hovertemplate": "State=TX<br>Year=%{x}<br>Exp_GDP_%=%{y}<extra></extra>", "legendgroup": "TX", "line": {"color": "#ab63fa", "dash": "solid"}, "marker": {"symbol": "circle"}, "mode": "lines", "name": "TX", "showlegend": true, "type": "scattergl", "x": [2000, 2001, 2002, 2003, 2004, 2005, 2006, 2007, 2008, 2009, 2010, 2011, 2012, 2013, 2014, 2015, 2016, 2017, 2018, 2019, 2020, 2021, 2022], "xaxis": "x", "y": [10.05, 9.5, 8.63, 9.89, 10.66, 11.76, 12.27, 11.85, 12.87, 9.43, 10.84, 11.99, 10.66, 10.37, 10.06, 7.52, 6.98, 7.51, 8.19, 7.37, 6, 7.7, 8.44], "yaxis": "y"}, {"hovertemplate": "State=UT<br>Year=%{x}<br>Exp_GDP_%=%{y}<extra></extra>", "legendgroup": "UT", "line": {"color": "#FFA15A", "dash": "solid"}, "marker": {"symbol": "circle"}, "mode": "lines", "name": "UT", "showlegend": true, "type": "scattergl", "x": [2000, 2001, 2002, 2003, 2004, 2005, 2006, 2007, 2008, 2009, 2010, 2011, 2012, 2013, 2014, 2015, 2016, 2017, 2018, 2019, 2020, 2021, 2022], "xaxis": "x", "y": [6.44, 6.22, 5.55, 6.02, 6.52, 7.31, 7.77, 7.55, 8.33, 6.52, 7.11, 8.43, 8.2, 8.08, 7.61, 5.94, 5.27, 5.39, 5.59, 4.99, 4.24, 4.8, 5.8], "yaxis": "y"}, {"hovertemplate": "State=VA<br>Year=%{x}<br>Exp_GDP_%=%{y}<extra></extra>", "legendgroup": "VA", "line": {"color": "#19d3f3", "dash": "solid"}, "marker": {"symbol": "circle"}, "mode": "lines", "name": "VA", "showlegend": true, "type": "scattergl", "x": [2000, 2001, 2002, 2003, 2004, 2005, 2006, 2007, 2008, 2009, 2010, 2011, 2012, 2013, 2014, 2015, 2016, 2017, 2018, 2019, 2020, 2021, 2022], "xaxis": "x", "y": [6.03, 5.64, 5.32, 5.76, 6.34, 7.25, 7.4, 7.63, 8.48, 6.5, 7.21, 7.93, 7.81, 7.6, 7.58, 5.86, 5.27, 5.52, 5.99, 5.56, 4.53, 5.25, 6.4], "yaxis": "y"}, {"hovertemplate": "State=VT<br>Year=%{x}<br>Exp_GDP_%=%{y}<extra></extra>", "legendgroup": "VT", "line": {"color": "#FF6692", "dash": "solid"}, "marker": {"symbol": "circle"}, "mode": "lines", "name": "VT", "showlegend": true, "type": "scattergl", "x": [2000, 2001, 2002, 2003, 2004, 2005, 2006, 2007, 2008, 2009, 2010, 2011, 2012, 2013, 2014, 2015, 2016, 2017, 2018, 2019, 2020, 2021, 2022], "xaxis": "x", "y": [8.72, 8.41, 7.67, 7.86, 8.65, 9.67, 10.34, 10.88, 11.44, 9.73, 10.17, 11.39, 10.96, 11.24, 10.89, 8.65, 7.55, 7.93, 8.48, 7.91, 6.73, 7.47, 8.77], "yaxis": "y"}, {"hovertemplate": "State=WA<br>Year=%{x}<br>Exp_GDP_%=%{y}<extra></extra>", "legendgroup": "WA", "line": {"color": "#B6E880", "dash": "solid"}, "marker": {"symbol": "circle"}, "mode": "lines", "name": "WA", "showlegend": true, "type": "scattergl", "x": [2000, 2001, 2002, 2003, 2004, 2005, 2006, 2007, 2008, 2009, 2010, 2011, 2012, 2013, 2014, 2015, 2016, 2017, 2018, 2019, 2020, 2021, 2022], "xaxis": "x", "y": [5.45, 5.41, 4.98, 5.25, 5.78, 6.25, 6.74, 6.74, 7.48, 6, 6.13, 7.08, 6.75, 6.35, 5.84, 4.68, 4.31, 4.49, 4.55, 4.24, 3.21, 3.76, 4.62], "yaxis": "y"}, {"hovertemplate": "State=WI<br>Year=%{x}<br>Exp_GDP_%=%{y}<extra></extra>", "legendgroup": "WI", "line": {"color": "#FF97FF", "dash": "solid"}, "marker": {"symbol": "circle"}, "mode": "lines", "name": "WI", "showlegend": true, "type": "scattergl", "x": [2000, 2001, 2002, 2003, 2004, 2005, 2006, 2007, 2008, 2009, 2010, 2011, 2012, 2013, 2014, 2015, 2016, 2017, 2018, 2019, 2020, 2021, 2022], "xaxis": "x", "y": [6.99, 6.97, 6.47, 7, 7.41, 8.47, 8.7, 9.1, 10.17, 7.87, 8.46, 9.29, 8.76, 8.77, 8.94, 6.74, 6.07, 6.38, 6.81, 6.32, 5.38, 6.47, 7.71], "yaxis": "y"}, {"hovertemplate": "State=WV<br>Year=%{x}<br>Exp_GDP_%=%{y}<extra></extra>", "legendgroup": "WV", "line": {"color": "#FECB52", "dash": "solid"}, "marker": {"symbol": "circle"}, "mode": "lines", "name": "WV", "showlegend": true, "type": "scattergl", "x": [2000, 2001, 2002, 2003, 2004, 2005, 2006, 2007, 2008, 2009, 2010, 2011, 2012, 2013, 2014, 2015, 2016, 2017, 2018, 2019, 2020, 2021, 2022], "xaxis": "x", "y": [10.14, 9.75, 9.41, 9.89, 10.8, 11.87, 12.31, 12.76, 13.77, 10.67, 12.37, 13.51, 13.05, 12.79, 12.35, 10.11, 10.03, 9.91, 10.96, 10.01, 8.69, 10.07, 11.16], "yaxis": "y"}, {"hovertemplate": "State=WY<br>Year=%{x}<br>Exp_GDP_%=%{y}<extra></extra>", "legendgroup": "WY", "line": {"color": "#636efa", "dash": "solid"}, "marker": {"symbol": "circle"}, "mode": "lines", "name": "WY", "showlegend": true, "type": "scattergl", "x": [2000, 2001, 2002, 2003, 2004, 2005, 2006, 2007, 2008, 2009, 2010, 2011, 2012, 2013, 2014, 2015, 2016, 2017, 2018, 2019, 2020, 2021, 2022], "xaxis": "x", "y": [12.67, 12.5, 11.39, 11.71, 12.21, 13.12, 13.08, 12.16, 12.78, 10.85, 12.24, 14.08, 14.97, 14.09, 14.45, 11.51, 11.06, 11.67, 12.49, 11.72, 10.51, 11.77, 13.3], "yaxis": "y"}], "layout": {"autosize": true, "legend": {"title": {"text": "State"}, "tracegroupgap": 0}, "title": {"text": "Energy Expenditure as a % of GDP Trend in US from 2000-22"}, "xaxis": {"anchor": "y", "autorange": true, "domain": [0, 1], "range": [2000, 2022], "title": {"text": "Year"}, "type": "linear"}, "yaxis": {"anchor": "x", "autorange": true, "domain": [0, 1], "range": [-0.2372, 28.51], "title": {"text": "Exp_GDP_%"}, "type": "linear"}}}
